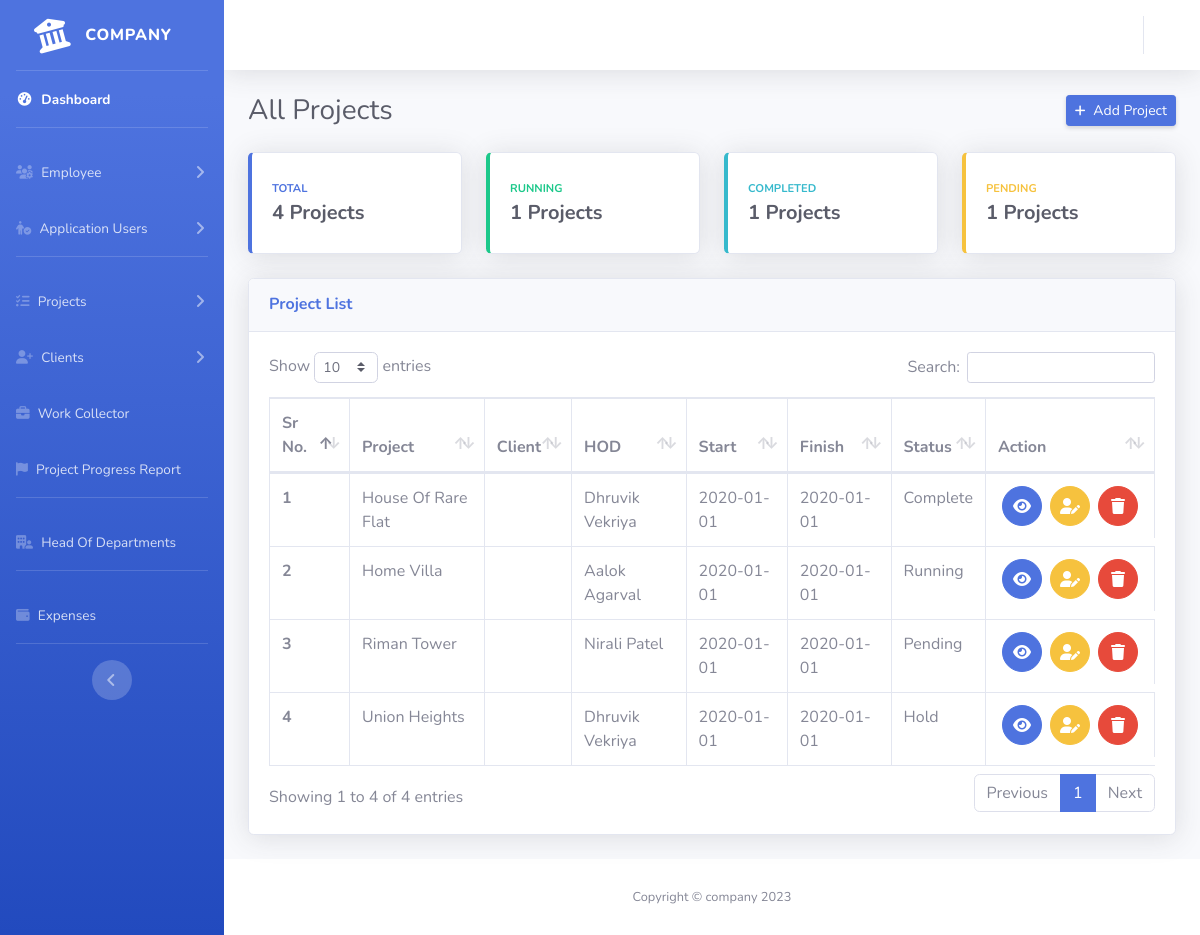
The page /admin/index.php?page=project-dashboard (signed in) on the database its author committed.
### tables this page shows
CREATE TABLE `projects` (
  `project_id` text NOT NULL,
  `project_name` varchar(100) NOT NULL,
  `project_status` varchar(100) NOT NULL,
  `project_code` varchar(100) NOT NULL,
  `client_id` text NOT NULL,
  `start_date` date NOT NULL,
  `expected_end_date` date DEFAULT NULL,
  `hod_id` text NOT NULL,
  `nature_of_project` varchar(100) NOT NULL,
  `reference_by` text DEFAULT NULL,
  `project_location` varchar(100) NOT NULL,
  `engineers_id` text DEFAULT NULL,
  `users_id` text DEFAULT NULL,
  `created_at` timestamp NOT NULL DEFAULT current_timestamp()
);

CREATE TABLE `hod` (
  `hod_id` text NOT NULL,
  `hod_first_name` text NOT NULL,
  `hod_last_name` text NOT NULL,
  `department_name` varchar(100) NOT NULL,
  `emp_id` text NOT NULL
);

### admin/project-dashboard.php (the view, shortened to what this page needs)
<div class="container-fluid">
    <div class="d-sm-flex align-items-center justify-content-between mb-4">
        <h1 class="h3 mb-0 text-gray-800">All Projects</h1>
        <a href="./index.php?page=project-new" class="d-none d-sm-inline-block btn btn-sm btn-primary shadow-sm"><i class="fas fa-plus fa-sm text-white mr-2"></i>Add Project</a>
    </div>
    <div class="row">
        <div class="col-xl-3 col-md-6 mb-4">
            <div class="card border-left-primary shadow h-100 py-2">
                <div class="card-body">
                    <div class="row no-gutters align-items-center">
                        <div class="col mr-2">
                            <div class="text-xs font-weight-bold text-primary text-uppercase mb-1">
                                Total</div>
                            <div class="h5 mb-0 font-weight-bold text-gray-800">
                                <?php echo  $con->query("SELECT * FROM projects;")->num_rows . ' ' . 'Projects' ?>
                            </div>
                        </div>
                    </div>
                </div>
            </div>
        </div>
        <div class="col-xl-3 col-md-6 mb-4">
            <div class="card border-left-success shadow h-100 py-2">
                <div class="card-body">
                    <div class="row no-gutters align-items-center">
                        <div class="col mr-2">
                            <div class="text-xs font-weight-bold text-success text-uppercase mb-1">
                                Running</div>
                            <div class="h5 mb-0 font-weight-bold text-gray-800">
                                <?php echo $con->query("SELECT * FROM projects WHERE project_status='Running';")->num_rows . ' ' . 'Projects'; ?>
                            </div>
                        </div>
                    </div>
                </div>
            </div>
        </div>
        <div class="col-xl-3 col-md-6 mb-4">
            <div class="card border-left-info shadow h-100 py-2">
                <div class="card-body">
                    <div class="row no-gutters align-items-center">
                        <div class="col mr-2">
                            <div class="text-xs font-weight-bold text-info text-uppercase mb-1">Completed</div>
                            <div class="h5 mb-0 mr-3 font-weight-bold text-gray-800">
                                <?php echo $con->query("SELECT * FROM projects WHERE project_status='Complete';")->num_rows . ' ' . 'Projects'; ?>
                            </div>
                        </div>
                    </div>
                </div>
            </div>
        </div>
        <div class="col-xl-3 col-md-6 mb-4">
            <div class="card border-left-warning shadow h-100 py-2">
                <div class="card-body">
                    <div class="row no-gutters align-items-center">
                        <div class="col mr-2">
                            <div class="text-xs font-weight-bold text-warning text-uppercase mb-1">
                                Pending</div>
                            <div class="h5 mb-0 font-weight-bold text-gray-800">
                                <?php echo $con->query("SELECT * FROM projects WHERE project_status='Hold';")->num_rows . ' ' . 'Projects'; ?>
                            </div>
                        </div>
                    </div>
                </div>
            </div>
        </div>
    </div>
    <div class="row">
        <div class="col-xl-12 col-lg-7">
            <div class="card shadow mb-4">
                <div class="card-header py-3">
                    <h6 class="m-0 font-weight-bold text-primary">Project List</h6>
                </div>
                <div class="card-body">
                    <div class="table-responsive">
                        <table class="table table-bordered" id="dataTable" width="100%" cellspacing="0">
                            <thead>
                                <tr>
                                    <th>Sr No.</th>
                                    <th>Project</th>
                                    <th>Client</th>
                                    <th>HOD</th>
                                    <th>Start</th>
                                    <th>Finish</th>
                                    <th>Status</th>
                                    <th>Action</th>
                                </tr>
                            </thead>
                            <tbody>
                                <?php
                                $i = 1;
                                $qry = $con->query("SELECT * FROM  projects;");
                                while ($row = $qry->fetch_assoc()) { ?>
                                    <tr>
                                        <th scope="row">
                                            <?php echo $i++ ?>
                                        </th>
                                        <td>
                                            <?php echo $row['project_name'] ?>
                                        </td>
                                        <td>
                                        </td>
                                        <td>
                                            <?php
                                            $hodId = $row['hod_id'];
                                            $hod = $con->query("SELECT hod_first_name,hod_last_name FROM hod WHERE hod_id='$hodId'");
                                            while ($data = $hod->fetch_assoc()) {
                                                echo $data['hod_first_name'] . " " . $data['hod_last_name'];
                                            }
                                            ?>
                                        </td>
                                        <td>
                                            <?php echo $row['start_date'] ?>
                                        </td>
                                        <td>
                                            <?php echo $row['expected_end_date'] ?>
                                        </td>
                                        <td>
                                            <?php echo $row['project_status'] ?>
                                        </td>
                                        <td class="d-flex align-items-center justify-content-center">
                                            <a type="button" class="btn btn-primary btn-circle mx-1" href="./index.php?page=project-viewer&projectId=<?php echo $row['project_id'] ?>"><i class="fa-solid fa-eye"></i></a>
                                            <a type="button" class="btn btn-warning  btn-circle mx-1" href="./index.php?page=project-edit&projectId=<?php echo $row['project_id'] ?>"><i class="fa-solid fa-user-pen"></i></a>
                                            <a type="button" class="btn btn-danger  btn-circle deleteProject  mx-1" href="#" data-id="<?php echo $row['project_id'] ?>"><i class="fa-solid fa-trash"></i></a>
                                        </td>
                                    </tr>
                                <?php } ?>
                            </tbody>
                        </table>
                    </div>
                </div>
            </div>
        </div>
    </div>
</div>

### rows shown on the page
projects: project_name "House Of Rare Flat", start_date "2020-01-01", expected_end_date "2020-01-01", project_status "Complete"
hod: hod_first_name "Dhruvik", hod_last_name "Vekriya"
projects: project_name "Home Villa", start_date "2020-01-01", expected_end_date "2020-01-01", project_status "Running"
hod: hod_first_name "Aalok", hod_last_name "Agarval"
projects: project_name "Riman Tower", start_date "2020-01-01", expected_end_date "2020-01-01", project_status "Pending"
hod: hod_first_name "Nirali", hod_last_name "Patel"
projects: project_name "Union Heights", start_date "2020-01-01", expected_end_date "2020-01-01", project_status "Hold"

### other values the page prints
$con->query("SELECT * FROM projects;")->num_rows "4"
